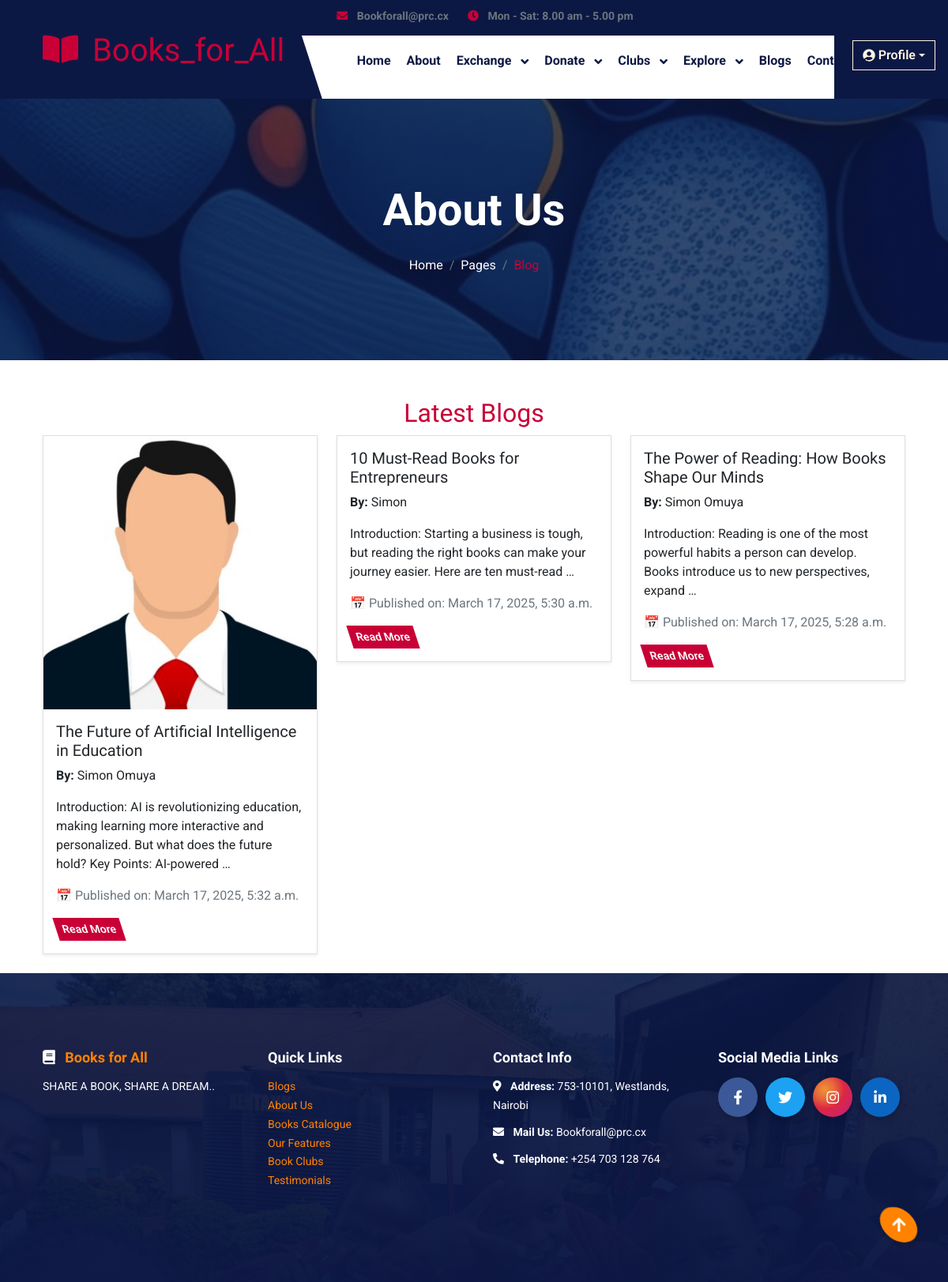
The app's page /blogs/ with its own data.
### myapp/models.py (models this page shows, shortened)
class Blog(models.Model):
    title = models.CharField(max_length=255)
    content = models.TextField()
    image = models.ImageField(upload_to='blog_images/', blank=True, null=True)
    author = models.ForeignKey(User, on_delete=models.CASCADE)
    created_at = models.DateTimeField(default=now)  # ✅ Added default

### myapp/views.py (the view)
# urls.py: path('blogs/', views.blogs, name='blogs'),
def blogs(request):
    blogs = Blog.objects.all().order_by('-created_at')
    return render(request, 'blog.html', {'blogs': blogs})

### myapp/templates/blog.html (shortened to what this page needs)
{% load static %}
<!DOCTYPE html>
<html lang="en">
<head>
    <link href="https://cdn.jsdelivr.net/npm/bootstrap@5.3.0/dist/css/bootstrap.min.css" rel="stylesheet">
    <link rel="stylesheet" href="https://use.fontawesome.com/releases/v5.15.4/css/all.css"/>
    <link href="https://cdn.jsdelivr.net/npm/bootstrap-icons@1.4.1/font/bootstrap-icons.css" rel="stylesheet">
    <link rel="stylesheet" href="{% static 'lib/animate/animate.min.css' %}"/>
    <link rel="stylesheet" href="{% static 'lib/owlcarousel/assets/owl.carousel.min.css' %}"/>
    <link rel="stylesheet" href="{% static 'css/bootstrap.min.css' %}"/>
    <link rel="stylesheet" href="{% static 'css/style.css' %}"/>
</head>
    <div class="container-fluid header-top">
    <div class="nav-shaps-2"></div>
    <div class="container d-flex align-items-center">
        <div class="d-flex align-items-center h-100">
            <a href="#" class="navbar-brand" style="height: 125px;">
                <h1 class="text-primary mb-0" style="color: #ffffff;">
                    <i class="fas fa-book-open me-2"></i> Books_for_All
                </h1>
            </a>
        </div>
        <div class="w-100 h-100">
            <div class="topbar px-0 py-2 d-none d-lg-block" style="height: 45px;">
                <div class="row gx-0 align-items-center">
                    <div class="col-lg-8 text-center text-lg-center mb-lg-0">
                        <div class="d-flex flex-wrap">
                            <div class="pe-4">
                                <a href="Bookforall@prc.cx" class="text-muted small"
                                    style="color: white; font-weight: bold;">
                                    <i class="fas fa-envelope text-primary me-2" style="color: white"></i>
                                    Bookforall@prc.cx
                                </a>
                            </div>
                            <div class="pe-0">
                                <a href="#" class="text-muted small"
                                    style="color: white; font-weight: bold;">
                                    <i class="fa fa-clock text-primary me-2" style="color: white"></i>
                                    Mon - Sat: 8.00 am - 5.00 pm
                                </a>
                            </div>
                        </div>
                    </div>
                    <div class="col-lg-4 text-center text-lg-end">
                        <div class="d-flex justify-content-end">
                            <div class="d-flex align-items-center pe-3">
                                <div class="position-absolute end-0 me-3" style="padding-top: 100px;">
                                    <div class="dropdown">
                                        <button class="btn btn-outline-light dropdown-toggle d-flex align-items-center"
                                            type="button" id="profileDropdown" data-bs-toggle="dropdown"
                                            aria-expanded="false">
                                            <i class="fas fa-user-circle me-1"></i> Profile
                                        </button>
                                    </div>
                                </div>
                            </div>
                        </div>
                    </div>
                </div>
            </div>
            <div class="nav-bar px-0 py-lg-0" style="height: 80px;">
                <nav class="navbar navbar-expand-lg navbar-light d-flex justify-content-lg-end">
                    <div class="collapse navbar-collapse" id="navbarCollapse">
                        <div class="navbar-nav mx-0 mx-lg-auto">
                            <a href="{% url 'home' %}" class="nav-item nav-link fw-bold text-dark">Home</a>
                            <a href="{% url 'about' %}" class="nav-item nav-link fw-bold text-dark">About</a>
                            <div class="nav-item dropdown">
                                <a href="#" class="nav-link dropdown-toggle fw-bold text-dark" data-bs-toggle="dropdown">
                                    Exchange
                                </a>
                            </div>
                            <div class="nav-item dropdown">
                                <a href="#" class="nav-link dropdown-toggle fw-bold text-dark" data-bs-toggle="dropdown">
                                    Donate
                                </a>
                            </div>
                            <div class="nav-item dropdown">
                                <a href="#" class="nav-link dropdown-toggle fw-bold text-dark" data-bs-toggle="dropdown">
                                    Clubs
                                </a>
                            </div>
                            <div class="nav-item dropdown">
                                <a href="#" class="nav-link dropdown-toggle fw-bold text-dark" data-bs-toggle="dropdown">
                                    Explore
                                </a>
                            </div>
                            <a href="{% url 'blogs' %}" class="nav-item nav-link fw-bold text-dark">Blogs</a>
                            <a href="{% url 'contact' %}" class="nav-item nav-link fw-bold text-dark">Contact Us</a>
                        </div>
                    </div>
                </nav>
            </div>
        </div>
    </div>
</div>
        <div class="container-fluid bg-breadcrumb">
    <div class="container text-center py-5" style="max-width: 900px;">
        <h4 class="text-white display-4 mb-4 wow fadeInDown" data-wow-delay="0.1s">
            {{ page_title|default:"About Us" }}
        </h4>
        <ol class="breadcrumb d-flex justify-content-center mb-0 wow fadeInDown" data-wow-delay="0.3s">
            <li class="breadcrumb-item"><a href="{% url 'home' %}">Home</a></li>
            <li class="breadcrumb-item"><a href="#">Pages</a></li>
            <li class="breadcrumb-item active text-primary">Blog</li>
        </ol>
    </div>
</div>
<div class="container mt-5">
    <h2 class="text-center text-primary">Latest Blogs</h2>
    <div class="row" id="blogContainer">
        {% for blog in blogs %}
        <div class="col-md-6 col-lg-4 mb-4">
            <div class="card shadow-sm fade-in">
                {% if blog.image %}
                <img src="{{ blog.image.url }}" class="card-img-top zoom-effect" alt="Blog Image">
                {% endif %}
                <div class="card-body">
                    <h5 class="card-title">{{ blog.title }}</h5>
                    <p class="card-text"><strong>By:</strong> {{ blog.author.username }}</p>
                    <p class="card-text preview-text">{{ blog.content|truncatewords:20 }}</p>
                    {% if blog.created_at %}
                        <p class="text-muted">📅 Published on: {{ blog.created_at }}</p>
                    {% else %}
                        <p class="text-muted">📅 Publication date not available</p>
                    {% endif %}
                    <button class="btn btn-primary btn-sm read-more">Read More</button>
                </div>
            </div>
        </div>
        {% endfor %}
    </div>
</div>
<div class="container-fluid footer py-5 wow fadeIn" data-wow-delay="0.2s" style="background-color: #004080; color: #FFFFFF;">
    <div class="container py-5">
        <div class="row g-5">
            <div class="col-md-6 col-lg-6 col-xl-3">
                <div style="margin-bottom: 20px;">
                    <h4 style="color: #FF8200; font-size: 18px; font-weight: bold; margin-bottom: 15px;">
                        <i class="fas fa-book text-white me-2"></i> Books for All
                    </h4>
                    <p style="margin: 0; font-size: 14px; line-height: 1.7;">SHARE A BOOK, SHARE A DREAM..</p>
                </div>
            </div>
            <div class="col-md-6 col-lg-6 col-xl-3">
                <div style="margin-bottom: 20px;">
                    <h4 style="color: #FFFFFF; font-size: 18px; font-weight: bold; margin-bottom: 15px;">Quick Links</h4>
                    <ul style="list-style-type: none; padding: 0; font-size: 14px; line-height: 1.7;">
                        <li><a href="{% url 'blogs' %}" style="color: #FF8200; text-decoration: none;">Blogs</a></li>
                        <li><a href="{% url 'about' %}" style="color: #FF8200; text-decoration: none;">About Us</a></li>
                        <li><a href="{% url 'book_exchange' %}" style="color: #FF8200; text-decoration: none;">Books Catalogue</a></li>
                        <li><a href="{% url 'features' %}" style="color: #FF8200; text-decoration: none;">Our Features</a></li>
                        <li><a href="{% url 'view_book_clubs' %}" style="color: #FF8200; text-decoration: none;">Book Clubs</a></li>
                        <li><a href="{% url 'testimonial' %}" style="color: #FF8200; text-decoration: none;">Testimonials</a></li>
                    </ul>
                </div>
            </div>
            <div class="col-md-6 col-lg-6 col-xl-3">
                <div style="margin-bottom: 20px;">
                    <h4 style="color: #FFFFFF; font-size: 18px; font-weight: bold; margin-bottom: 15px;">Contact Info</h4>
                    <div style="font-size: 14px; line-height: 1.7;">
                        <div style="margin-bottom: 10px;">
                            <i class="fas fa-map-marker-alt text-white me-2"></i>
                            <strong style="color: #FFFFFF;">Address:</strong>
                            <p style="margin: 0; display: inline;">753-10101, Westlands, Nairobi</p>
                        </div>
                        <div style="margin-bottom: 10px;">
                            <i class="fas fa-envelope text-white me-2"></i>
                            <strong style="color: #FFFFFF;">Mail Us:</strong>
                            <p style="margin: 0; display: inline;">Bookforall@prc.cx</p>
                        </div>
                        <div>
                            <i class="fa fa-phone-alt text-white me-2"></i>
                            <strong style="color: #FFFFFF;">Telephone:</strong>
                            <p style="margin: 0; display: inline;">+254 703 128 764</p>
                        </div>
                    </div>
                </div>
            </div>
            <div class="col-md-6 col-lg-6 col-xl-3">
                <div style="margin-bottom: 20px;">
                    <h4 style="color: #FFFFFF; font-size: 18px; font-weight: bold; margin-bottom: 15px;">Social Media Links</h4>
                    <div style="display: flex; gap: 10px; justify-content: start;">
                        <a href="https://facebook.com/bookforall20"
                           style="width: 50px; height: 50px; background-color: #3B5998; color: #FFFFFF; display: flex; align-items: center; justify-content: center; border-radius: 50%; box-shadow: 0 4px 8px rgba(0, 0, 0, 0.2); transition: all 0.3s;">
                            <i class="fab fa-facebook-f" style="font-size: 18px;"></i>
                        </a>
                        <a href="https://x.com/Bookforall20"
                           style="width: 50px; height: 50px; background-color: #1DA1F2; color: #FFFFFF; display: flex; align-items: center; justify-content: center; border-radius: 50%; box-shadow: 0 4px 8px rgba(0, 0, 0, 0.2); transition: all 0.3s;">
                            <i class="fab fa-twitter" style="font-size: 18px;"></i>
                        </a>
                        <a href="https://instagram.com/bookforall20"
                           style="width: 50px; height: 50px; background: radial-gradient(circle at 30% 30%, #F09433, #E6683C, #DC2743, #CC2366, #BC1888); color: #FFFFFF; display: flex; align-items: center; justify-content: center; border-radius: 50%; box-shadow: 0 4px 8px rgba(0, 0, 0, 0.2); transition: all 0.3s;">
                            <i class="fab fa-instagram" style="font-size: 18px;"></i>
                        </a>
                        <a href="https://linkedin.com/bookforall20"
                           style="width: 50px; height: 50px; background-color: #0A66C2; color: #FFFFFF; display: flex; align-items: center; justify-content: center; border-radius: 50%; box-shadow: 0 4px 8px rgba(0, 0, 0, 0.2); transition: all 0.3s;">
                            <i class="fab fa-linkedin-in" style="font-size: 18px;"></i>
                        </a>
                    </div>
                </div>
            </div>
        </div>
    </div>
</div>
<div class="back-to-top" style="position: fixed; bottom: 20px; right: 20px; z-index: 99;">
    <a href="#" class="btn" style="width: 45px; height: 45px; font-size: 20px; background-color: #FF8200; color: #FFFFFF; display: flex; justify-content: center; align-items: center; border-radius: 50%; box-shadow: 0 4px 10px rgba(0, 0, 0, 0.2); transition: all 0.3s;">
        <i class="fa fa-arrow-up"></i>
    </a>
</div>
</body>
</html>

### myapp/static/css/style.css (style rules this page uses)
.back-to-top a { display: flex; justify-content: center; align-items: center; position: fixed; bottom: 50px; right: 40px; width: 50px; height: 40px; margin: 0px; font-size: 18px; background: var(--bs-primary); color: var(--bs-white); transition: 0.5s; z-index: 999; transform: skew(18deg); }
.back-to-top a i { transform: skew(-18deg); }
.btn { font-weight: 600; transition: .5s; }
.btn.btn-primary { color: var(--bs-white); border: none; transform: skew(18deg); transition: 0.5s; }
.header-top { height: 100%; position: relative; }
.header-top::after { content: ""; position: absolute; overflow: hidden; width: 16%; height: 100%; top: 0; left: 0; background: var(--bs-dark); z-index: 1; }
@media (min-width: 992px) { .header-top::before { content: ""; position: absolute; overflow: hidden; width: 100%; height: 45px; top: 0; right: 0; background: var(--bs-dark); z-index: -1; } }
.navbar-brand { position: relative; overflow: hidden; padding: 40px 50px 40px 0; }
.navbar-brand::before { content: ""; position: absolute; overflow: hidden; width: 300px; height: 600px; top: -200px; right: 18px; background: var(--bs-dark); transform: rotate(-18deg); z-index: -1; }
.header-top .navbar-brand { position: relative; z-index: 99; }
.nav-bar .navbar { z-index: 9; }
.navbar .navbar-nav .nav-item .nav-link { padding: 0; }
.navbar .navbar-nav .nav-item { display: flex; align-items: center; padding: 0; margin-right: 20px; }
.navbar .dropdown-toggle::after { border: none; content: "\f107"; font-family: "Font Awesome 5 Free"; font-weight: 600; vertical-align: middle; margin-left: 8px; }
@media (min-width: 992px) { .navbar { padding: 20px 0; } }
@media (min-width: 992px) { .navbar .navbar-nav { width: 100%; display: flex; justify-content: center; align-items: center; background: var(--bs-light); border-radius: 10px; } }
@media (min-width: 992px) { .navbar-nav { background: transparent !important; } }
@media (min-width: 992px) { .nav-shaps-2 { position: absolute; overflow: hidden; width: 12%; height: 100%; top: 0; right: 0; background: var(--bs-dark); z-index: -1; } }
.bg-breadcrumb { position: relative; overflow: hidden; background: linear-gradient(rgba(12, 24, 68, 0.7), rgba(12, 24, 68, 0.7)), url(../img/back2.jpeg); background-position: center center; background-repeat: no-repeat; background-size: cover; padding: 60px 0 60px 0; transition: 0.5s; }
.bg-breadcrumb .breadcrumb { position: relative; }
.bg-breadcrumb .breadcrumb .breadcrumb-item a { color: var(--bs-white); }
.footer { overflow: hidden; background: linear-gradient(rgba(12, 24, 68, 0.9), rgba(12, 24, 68, 0.98)), url(../img/back.jpg); background-position: center top; background-repeat: no-repeat; background-size: cover; }

### myapp/templates/blog.html (style rules this page uses)
.fade-in { opacity: 0; transform: translateY(20px); animation: fadeInUp 0.8s ease-out forwards; }
.zoom-effect { transition: transform 0.3s ease-in-out; }

### records on screen
Blog: image (picture), title "The Future of Artificial Intelligence in Education", author.username "Simon Omuya", content "Introduction: AI is revolutionizing education, making learning more interactive and personalized. But what does the future hold? Key Points: AI-powered …", created_at "March 17, 2025, 5:32 a.m."
Blog: title "10 Must-Read Books for Entrepreneurs", author.username "Simon", content "Introduction: Starting a business is tough, but reading the right books can make your journey easier. Here are ten must-read …", created_at "March 17, 2025, 5:30 a.m."
Blog: title "The Power of Reading: How Books Shape Our Minds", author.username "Simon Omuya", content "Introduction: Reading is one of the most powerful habits a person can develop. Books introduce us to new perspectives, expand …", created_at "March 17, 2025, 5:28 a.m."

### other values on screen
{{ page_title|default:"About Us" }} "About Us"
